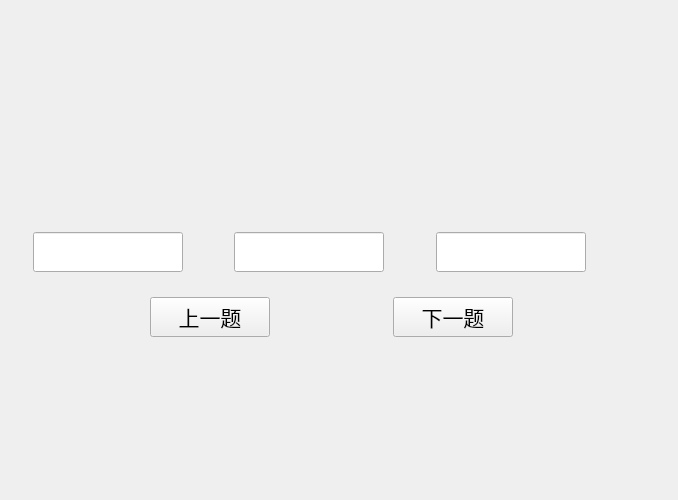
<?xml version="1.0" encoding="UTF-8"?>
<ui version="4.0">
 <class>FillSurfaceClass</class>
 <widget class="QMainWindow" name="FillSurfaceClass">
  <property name="geometry">
   <rect>
    <x>0</x>
    <y>0</y>
    <width>678</width>
    <height>500</height>
   </rect>
  </property>
  <property name="minimumSize">
   <size>
    <width>660</width>
    <height>500</height>
   </size>
  </property>
  <property name="maximumSize">
   <size>
    <width>678</width>
    <height>568</height>
   </size>
  </property>
  <property name="windowTitle">
   <string>FillSurface</string>
  </property>
  <widget class="QWidget" name="centralWidget">
   <layout class="QVBoxLayout" name="verticalLayout_2">
    <item>
     <widget class="QWidget" name="widget_9" native="true">
      <property name="minimumSize">
       <size>
        <width>660</width>
        <height>210</height>
       </size>
      </property>
      <property name="maximumSize">
       <size>
        <width>660</width>
        <height>210</height>
       </size>
      </property>
      <layout class="QVBoxLayout" name="verticalLayout">
       <item>
        <widget class="QLabel" name="label">
         <property name="minimumSize">
          <size>
           <width>620</width>
           <height>60</height>
          </size>
         </property>
         <property name="maximumSize">
          <size>
           <width>620</width>
           <height>60</height>
          </size>
         </property>
         <property name="font">
          <font>
           <family>楷体</family>
           <pointsize>16</pointsize>
          </font>
         </property>
         <property name="text">
          <string/>
         </property>
         <property name="wordWrap">
          <bool>true</bool>
         </property>
        </widget>
       </item>
       <item>
        <widget class="QWidget" name="blankWidget" native="true">
         <property name="minimumSize">
          <size>
           <width>620</width>
           <height>60</height>
          </size>
         </property>
         <property name="maximumSize">
          <size>
           <width>620</width>
           <height>60</height>
          </size>
         </property>
         <layout class="QHBoxLayout" name="horizontalLayout_4">
          <item>
           <widget class="QLineEdit" name="blank1">
            <property name="minimumSize">
             <size>
              <width>150</width>
              <height>40</height>
             </size>
            </property>
            <property name="maximumSize">
             <size>
              <width>150</width>
              <height>40</height>
             </size>
            </property>
            <property name="font">
             <font>
              <family>楷体</family>
              <pointsize>14</pointsize>
             </font>
            </property>
            <property name="text">
             <string/>
            </property>
           </widget>
          </item>
          <item>
           <spacer name="horizontalSpacer_2">
            <property name="orientation">
             <enum>Qt::Horizontal</enum>
            </property>
            <property name="sizeHint" stdset="0">
             <size>
              <width>40</width>
              <height>20</height>
             </size>
            </property>
           </spacer>
          </item>
          <item>
           <widget class="QLineEdit" name="blank2">
            <property name="minimumSize">
             <size>
              <width>150</width>
              <height>40</height>
             </size>
            </property>
            <property name="maximumSize">
             <size>
              <width>150</width>
              <height>40</height>
             </size>
            </property>
            <property name="font">
             <font>
              <family>楷体</family>
              <pointsize>14</pointsize>
             </font>
            </property>
            <property name="text">
             <string/>
            </property>
           </widget>
          </item>
          <item>
           <spacer name="horizontalSpacer_3">
            <property name="orientation">
             <enum>Qt::Horizontal</enum>
            </property>
            <property name="sizeHint" stdset="0">
             <size>
              <width>40</width>
              <height>20</height>
             </size>
            </property>
           </spacer>
          </item>
          <item>
           <widget class="QLineEdit" name="blank3">
            <property name="minimumSize">
             <size>
              <width>150</width>
              <height>40</height>
             </size>
            </property>
            <property name="maximumSize">
             <size>
              <width>150</width>
              <height>40</height>
             </size>
            </property>
            <property name="font">
             <font>
              <family>楷体</family>
              <pointsize>14</pointsize>
             </font>
            </property>
            <property name="text">
             <string/>
            </property>
           </widget>
          </item>
          <item>
           <spacer name="horizontalSpacer">
            <property name="orientation">
             <enum>Qt::Horizontal</enum>
            </property>
            <property name="sizeHint" stdset="0">
             <size>
              <width>40</width>
              <height>20</height>
             </size>
            </property>
           </spacer>
          </item>
         </layout>
        </widget>
       </item>
       <item>
        <widget class="QWidget" name="widget_8" native="true">
         <property name="minimumSize">
          <size>
           <width>620</width>
           <height>60</height>
          </size>
         </property>
         <property name="maximumSize">
          <size>
           <width>620</width>
           <height>60</height>
          </size>
         </property>
         <layout class="QHBoxLayout" name="horizontalLayout_3">
          <item>
           <widget class="QPushButton" name="pre">
            <property name="minimumSize">
             <size>
              <width>120</width>
              <height>40</height>
             </size>
            </property>
            <property name="maximumSize">
             <size>
              <width>120</width>
              <height>40</height>
             </size>
            </property>
            <property name="font">
             <font>
              <family>楷体</family>
              <pointsize>16</pointsize>
             </font>
            </property>
            <property name="text">
             <string>上一题</string>
            </property>
           </widget>
          </item>
          <item>
           <widget class="QPushButton" name="next">
            <property name="minimumSize">
             <size>
              <width>120</width>
              <height>40</height>
             </size>
            </property>
            <property name="maximumSize">
             <size>
              <width>120</width>
              <height>40</height>
             </size>
            </property>
            <property name="font">
             <font>
              <family>楷体</family>
              <pointsize>16</pointsize>
             </font>
            </property>
            <property name="text">
             <string>下一题</string>
            </property>
           </widget>
          </item>
         </layout>
        </widget>
       </item>
      </layout>
     </widget>
    </item>
   </layout>
  </widget>
 </widget>
 <layoutdefault spacing="6" margin="11"/>
 <resources/>
 <connections/>
</ui>
